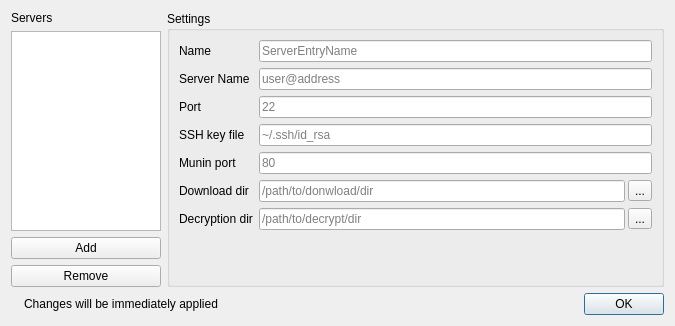
<?xml version="1.0" encoding="UTF-8"?>
<ui version="4.0">
 <class>ServerSettingDialog</class>
 <widget class="QDialog" name="ServerSettingDialog">
  <property name="geometry">
   <rect>
    <x>0</x>
    <y>0</y>
    <width>675</width>
    <height>326</height>
   </rect>
  </property>
  <property name="windowTitle">
   <string>Server setting</string>
  </property>
  <layout class="QVBoxLayout" name="verticalLayout_2">
   <item>
    <layout class="QHBoxLayout" name="horizontalLayout_3" stretch="0,0">
     <item>
      <layout class="QVBoxLayout" name="verticalLayout">
       <item>
        <widget class="QLabel" name="label_9">
         <property name="sizePolicy">
          <sizepolicy hsizetype="Minimum" vsizetype="Preferred">
           <horstretch>0</horstretch>
           <verstretch>0</verstretch>
          </sizepolicy>
         </property>
         <property name="text">
          <string>Servers</string>
         </property>
        </widget>
       </item>
       <item>
        <widget class="QListView" name="serverListView">
         <property name="sizePolicy">
          <sizepolicy hsizetype="Ignored" vsizetype="Expanding">
           <horstretch>0</horstretch>
           <verstretch>0</verstretch>
          </sizepolicy>
         </property>
         <property name="minimumSize">
          <size>
           <width>150</width>
           <height>0</height>
          </size>
         </property>
        </widget>
       </item>
       <item>
        <widget class="QPushButton" name="addServerButton">
         <property name="sizePolicy">
          <sizepolicy hsizetype="Minimum" vsizetype="Fixed">
           <horstretch>0</horstretch>
           <verstretch>0</verstretch>
          </sizepolicy>
         </property>
         <property name="text">
          <string>Add</string>
         </property>
         <property name="icon">
          <iconset resource="resource.qrc">
           <normaloff>:/img/icons/list-add.png</normaloff>:/img/icons/list-add.png</iconset>
         </property>
         <property name="autoDefault">
          <bool>false</bool>
         </property>
        </widget>
       </item>
       <item>
        <widget class="QPushButton" name="removeServerButton">
         <property name="sizePolicy">
          <sizepolicy hsizetype="Minimum" vsizetype="Fixed">
           <horstretch>0</horstretch>
           <verstretch>0</verstretch>
          </sizepolicy>
         </property>
         <property name="text">
          <string>Remove</string>
         </property>
         <property name="icon">
          <iconset resource="resource.qrc">
           <normaloff>:/img/icons/list-remove.png</normaloff>:/img/icons/list-remove.png</iconset>
         </property>
         <property name="autoDefault">
          <bool>false</bool>
         </property>
        </widget>
       </item>
      </layout>
     </item>
     <item>
      <widget class="QGroupBox" name="groupBox">
       <property name="sizePolicy">
        <sizepolicy hsizetype="Expanding" vsizetype="Preferred">
         <horstretch>0</horstretch>
         <verstretch>0</verstretch>
        </sizepolicy>
       </property>
       <property name="title">
        <string>Settings</string>
       </property>
       <layout class="QFormLayout" name="formLayout">
        <item row="0" column="0">
         <widget class="QLabel" name="label_4">
          <property name="text">
           <string>Name</string>
          </property>
         </widget>
        </item>
        <item row="0" column="1">
         <widget class="QLineEdit" name="nameEdit">
          <property name="placeholderText">
           <string>ServerEntryName</string>
          </property>
         </widget>
        </item>
        <item row="1" column="0">
         <widget class="QLabel" name="label_2">
          <property name="text">
           <string>Server Name</string>
          </property>
         </widget>
        </item>
        <item row="1" column="1">
         <widget class="QLineEdit" name="serverNameEdit">
          <property name="placeholderText">
           <string>user@address</string>
          </property>
         </widget>
        </item>
        <item row="2" column="0">
         <widget class="QLabel" name="label_3">
          <property name="text">
           <string>Port</string>
          </property>
         </widget>
        </item>
        <item row="2" column="1">
         <widget class="QLineEdit" name="portEdit">
          <property name="placeholderText">
           <string>22</string>
          </property>
         </widget>
        </item>
        <item row="3" column="0">
         <widget class="QLabel" name="label_5">
          <property name="text">
           <string>SSH key file</string>
          </property>
         </widget>
        </item>
        <item row="3" column="1">
         <widget class="QLineEdit" name="sshKeyEdit">
          <property name="placeholderText">
           <string>~/.ssh/id_rsa</string>
          </property>
         </widget>
        </item>
        <item row="4" column="0">
         <widget class="QLabel" name="label_6">
          <property name="text">
           <string>Munin port</string>
          </property>
         </widget>
        </item>
        <item row="4" column="1">
         <widget class="QLineEdit" name="muninPortEdit">
          <property name="placeholderText">
           <string>80</string>
          </property>
         </widget>
        </item>
        <item row="5" column="0">
         <widget class="QLabel" name="label_7">
          <property name="text">
           <string>Download dir</string>
          </property>
         </widget>
        </item>
        <item row="5" column="1">
         <layout class="QHBoxLayout" name="horizontalLayout">
          <property name="spacing">
           <number>3</number>
          </property>
          <item>
           <widget class="QLineEdit" name="dlDirEdit">
            <property name="placeholderText">
             <string>/path/to/donwload/dir</string>
            </property>
           </widget>
          </item>
          <item>
           <widget class="QToolButton" name="selectDlDirButton">
            <property name="text">
             <string>...</string>
            </property>
           </widget>
          </item>
         </layout>
        </item>
        <item row="6" column="0">
         <widget class="QLabel" name="label_8">
          <property name="text">
           <string>Decryption dir</string>
          </property>
         </widget>
        </item>
        <item row="6" column="1">
         <layout class="QHBoxLayout" name="horizontalLayout_2">
          <property name="spacing">
           <number>3</number>
          </property>
          <item>
           <widget class="QLineEdit" name="decryptDirEdit">
            <property name="placeholderText">
             <string>/path/to/decrypt/dir</string>
            </property>
           </widget>
          </item>
          <item>
           <widget class="QToolButton" name="selectDecryptDirButton">
            <property name="text">
             <string>...</string>
            </property>
           </widget>
          </item>
         </layout>
        </item>
       </layout>
      </widget>
     </item>
    </layout>
   </item>
   <item>
    <layout class="QHBoxLayout" name="horizontalLayout_4">
     <item>
      <widget class="QLabel" name="label_10">
       <property name="sizePolicy">
        <sizepolicy hsizetype="Fixed" vsizetype="Fixed">
         <horstretch>0</horstretch>
         <verstretch>0</verstretch>
        </sizepolicy>
       </property>
       <property name="pixmap">
        <pixmap resource="resource.qrc">:/img/icons/emblem-important-small.png</pixmap>
       </property>
       <property name="scaledContents">
        <bool>true</bool>
       </property>
      </widget>
     </item>
     <item>
      <widget class="QLabel" name="label">
       <property name="text">
        <string>Changes will be immediately applied</string>
       </property>
      </widget>
     </item>
     <item>
      <spacer name="horizontalSpacer">
       <property name="orientation">
        <enum>Qt::Horizontal</enum>
       </property>
       <property name="sizeHint" stdset="0">
        <size>
         <width>40</width>
         <height>20</height>
        </size>
       </property>
      </spacer>
     </item>
     <item>
      <widget class="QDialogButtonBox" name="buttonBox">
       <property name="orientation">
        <enum>Qt::Horizontal</enum>
       </property>
       <property name="standardButtons">
        <set>QDialogButtonBox::Ok</set>
       </property>
      </widget>
     </item>
    </layout>
   </item>
  </layout>
 </widget>
 <resources>
  <include location="resource.qrc"/>
 </resources>
 <connections>
  <connection>
   <sender>buttonBox</sender>
   <signal>accepted()</signal>
   <receiver>ServerSettingDialog</receiver>
   <slot>accept()</slot>
   <hints>
    <hint type="sourcelabel">
     <x>248</x>
     <y>254</y>
    </hint>
    <hint type="destinationlabel">
     <x>157</x>
     <y>274</y>
    </hint>
   </hints>
  </connection>
  <connection>
   <sender>buttonBox</sender>
   <signal>rejected()</signal>
   <receiver>ServerSettingDialog</receiver>
   <slot>reject()</slot>
   <hints>
    <hint type="sourcelabel">
     <x>316</x>
     <y>260</y>
    </hint>
    <hint type="destinationlabel">
     <x>286</x>
     <y>274</y>
    </hint>
   </hints>
  </connection>
 </connections>
</ui>
